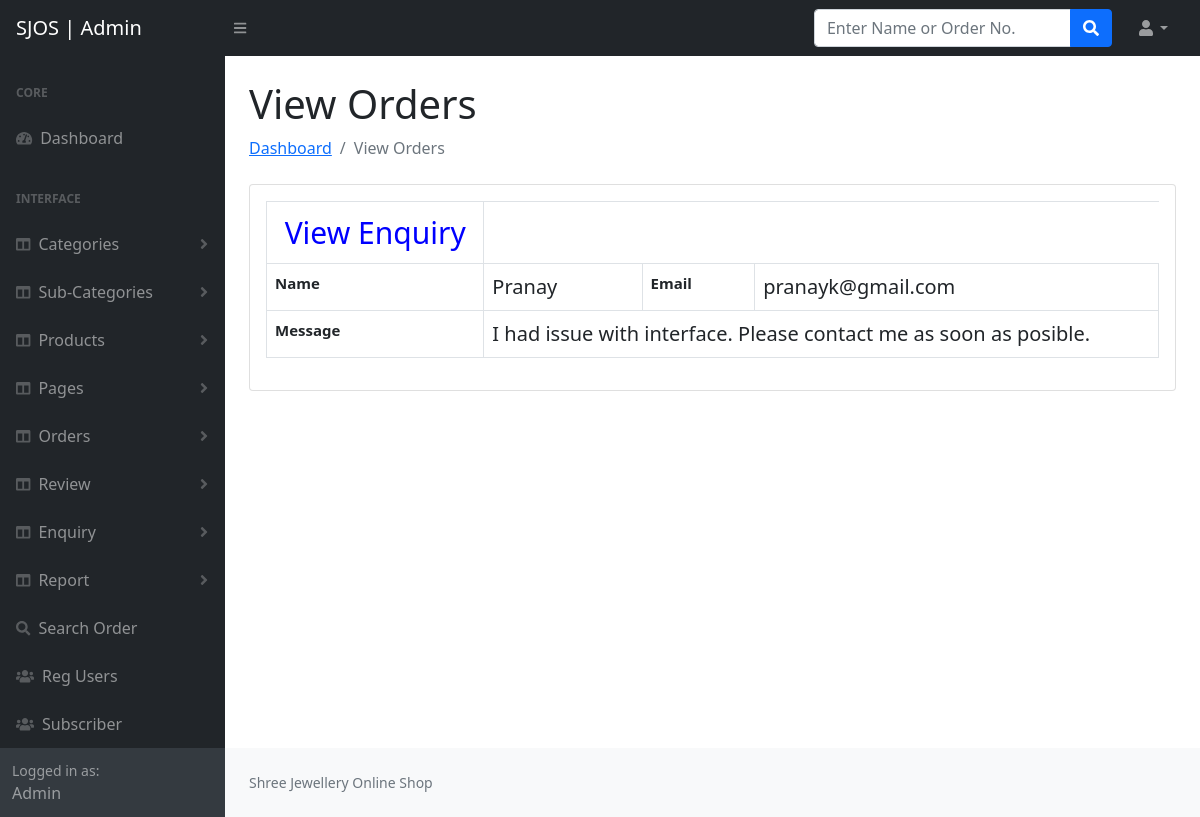
The page /SJOS/admin/view-enquiry.php?viewid=10 (signed in) on the database its author committed.
### tables this page shows
CREATE TABLE `tblcontact` (
  `ID` int(10) NOT NULL,
  `Name` varchar(200) DEFAULT NULL,
  `Email` varchar(200) DEFAULT NULL,
  `Message` mediumtext DEFAULT NULL,
  `EnquiryDate` timestamp NOT NULL DEFAULT current_timestamp(),
  `IsRead` int(5) DEFAULT NULL
);

### SJOS/admin/view-enquiry.php (the view, shortened to what this page needs)
<?php
include('includes/config.php');
if (strlen($_SESSION['aid']==0)) {
   header('location:logout.php');
  } else{
$vid=$_GET['viewid'];
  ?>
<!DOCTYPE html>
<html lang="en">
    <head>
        <link href="css/styles.css" rel="stylesheet" />
    </head>
    <body>
   <?php include_once('includes/header.php');?>
        <div id="layoutSidenav">
   <?php include_once('includes/sidebar.php');?>
            <div id="layoutSidenav_content">
                <main>
                    <div class="container-fluid px-4">
                        <h1 class="mt-4">View Orders</h1>
                        <ol class="breadcrumb mb-4">
                            <li class="breadcrumb-item"><a href="index.php">Dashboard</a></li>
                            <li class="breadcrumb-item active">View Orders</li>
                        </ol>
                        <div class="card mb-4">
                            <div class="card-body">
<?php
$ret=mysqli_query($con,"select * from tblcontact where ID=$vid");
$cnt=1;
while ($row=mysqli_fetch_array($ret)) {
?>
                                 <table class="table table-bordered mg-b-0" style="font-size: 20px;">
                                   <tr style="color: blue;font-size: 30px;text-align: center;"><td>View Enquiry</td></tr>
                <tr>
    <th scope style="font-size: 15px;">Name</th>
    <td><?php  echo $row['Name'];?></td>
    <th style="font-size: 15px;" scope>Email</th>
    <td><?php  echo $row['Email'];?></td>
                </tr>
                <tr>
    <th style="font-size: 15px;">Message</th>
    <td colspan="4"><?php  echo $row['Message'];?></td>
  </tr>
              </table><?php $cnt=$cnt+1;} ?>
                            </div>
                        </div>
                    </div>
                </main>
          <?php include_once('includes/footer.php');?>
            </div>
        </div>
    </body>
</html>
<?php } ?>

### rows shown on the page
tblcontact: Name "Pranay", Email "pranayk@gmail.com", Message "I had issue with interface. Please contact me as soon as posible."
